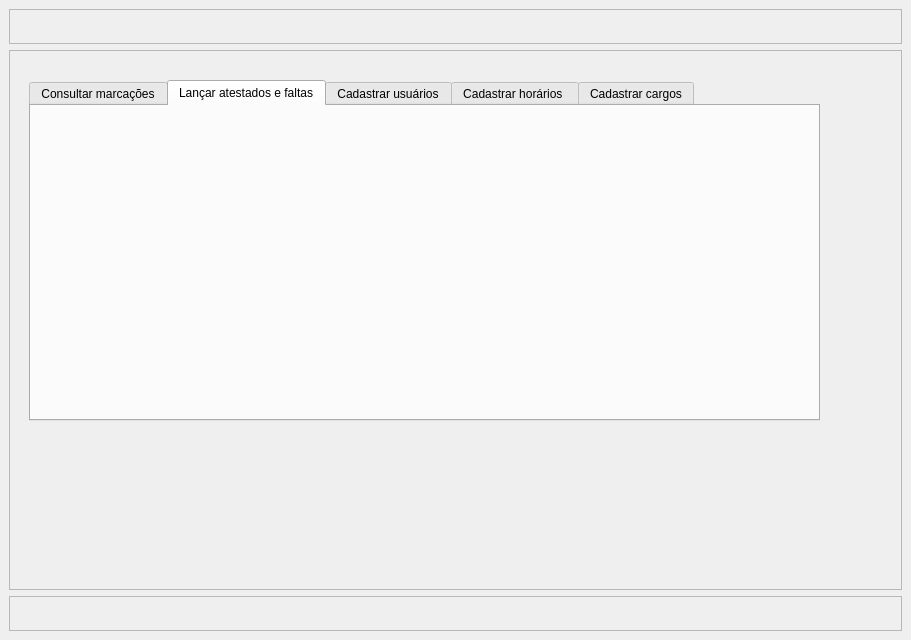
<?xml version="1.0" encoding="UTF-8"?>
<ui version="4.0">
 <class>MainWindow</class>
 <widget class="QMainWindow" name="MainWindow">
  <property name="geometry">
   <rect>
    <x>0</x>
    <y>0</y>
    <width>911</width>
    <height>640</height>
   </rect>
  </property>
  <property name="minimumSize">
   <size>
    <width>350</width>
    <height>520</height>
   </size>
  </property>
  <property name="windowTitle">
   <string>MainWindow</string>
  </property>
  <widget class="QWidget" name="centralwidget">
   <layout class="QVBoxLayout" name="verticalLayout">
    <item>
     <widget class="QFrame" name="frame">
      <property name="maximumSize">
       <size>
        <width>16777215</width>
        <height>35</height>
       </size>
      </property>
      <property name="frameShape">
       <enum>QFrame::StyledPanel</enum>
      </property>
      <property name="frameShadow">
       <enum>QFrame::Raised</enum>
      </property>
     </widget>
    </item>
    <item>
     <widget class="QFrame" name="frame_2">
      <property name="frameShape">
       <enum>QFrame::StyledPanel</enum>
      </property>
      <property name="frameShadow">
       <enum>QFrame::Raised</enum>
      </property>
      <widget class="QTabWidget" name="tabWidget">
       <property name="geometry">
        <rect>
         <x>20</x>
         <y>30</y>
         <width>791</width>
         <height>341</height>
        </rect>
       </property>
       <property name="currentIndex">
        <number>1</number>
       </property>
       <widget class="QWidget" name="tab">
        <attribute name="title">
         <string>Consultar marcações</string>
        </attribute>
       </widget>
       <widget class="QWidget" name="tab_2">
        <attribute name="title">
         <string>Lançar atestados e faltas</string>
        </attribute>
       </widget>
       <widget class="QWidget" name="tab_3">
        <attribute name="title">
         <string>Cadastrar usuários</string>
        </attribute>
       </widget>
       <widget class="QWidget" name="tab_4">
        <attribute name="title">
         <string>Cadastrar horários </string>
        </attribute>
       </widget>
       <widget class="QWidget" name="tab_5">
        <attribute name="title">
         <string>Cadastrar cargos</string>
        </attribute>
       </widget>
      </widget>
     </widget>
    </item>
    <item>
     <widget class="QFrame" name="frame_3">
      <property name="minimumSize">
       <size>
        <width>0</width>
        <height>0</height>
       </size>
      </property>
      <property name="maximumSize">
       <size>
        <width>16777215</width>
        <height>35</height>
       </size>
      </property>
      <property name="frameShape">
       <enum>QFrame::StyledPanel</enum>
      </property>
      <property name="frameShadow">
       <enum>QFrame::Raised</enum>
      </property>
     </widget>
    </item>
   </layout>
  </widget>
  <widget class="QMenuBar" name="menubar">
   <property name="geometry">
    <rect>
     <x>0</x>
     <y>0</y>
     <width>911</width>
     <height>21</height>
    </rect>
   </property>
  </widget>
 </widget>
 <resources/>
 <connections/>
</ui>
